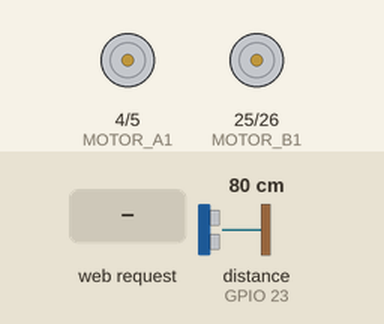
Recording of a sketch running on a simulated ESP32. Shown: motor-driver pin pairs drawn as motors (green arrow = first pin HIGH = forward, orange = second pin HIGH = backward, longer = more drive). Wiring (inferred from the names in the program): ultrasonic range finder: trigger GPIO 19; echo GPIO 23. The test bench sets the inputs (shaded band); at power-on: distance to the obstacle (sensor on GPIO 23) 80 cm. The echo pulse lasts 58.3 µs per cm; what the sketch prints to the serial monitor is not drawn.

Above: at 1.2 s.
1.3 s: HTTP request GET /auto?start=1 received
At 3.8 s:
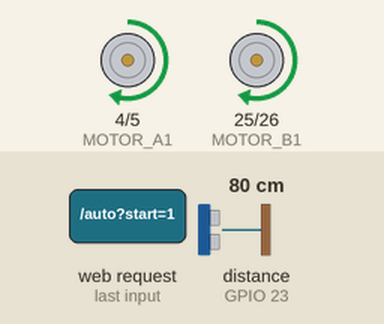
4.3 s: distance to the obstacle (sensor on GPIO 23) set to 12 cm
5.8 s: distance to the obstacle (sensor on GPIO 23) set to 9 cm
At 6.8 s:
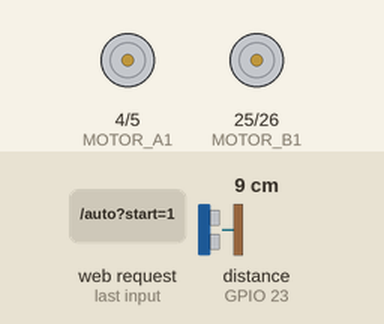
7.6 s: distance to the obstacle (sensor on GPIO 23) set to 4 cm
9.1 s: distance to the obstacle (sensor on GPIO 23) set to 2 cm
At 9.7 s:
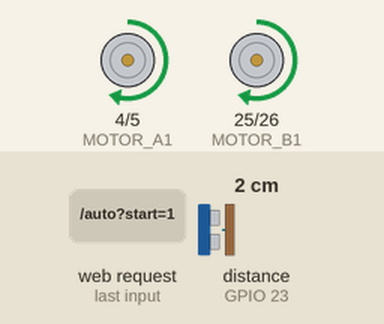
Timing chart, 0 to 12.1 s (numbered marks = the images above; inputs shaded):
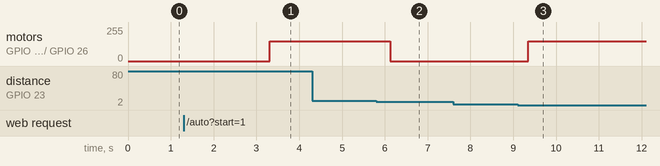

Measured:
- the behaviour switches between 11 and 10 cm on distance to the obstacle (sensor on GPIO 23) (found by bisection; images 1 and 2)
- the behaviour switches between 3 and 2 cm on distance to the obstacle (sensor on GPIO 23) (found by bisection; images 2 and 3)
- after the input at 1.3 s, motor on GPIO 4 (MOTOR_A1) / GPIO 5 (MOTOR_A2), motor on GPIO 25 (MOTOR_B1) / GPIO 26 (MOTOR_B2): stopped → forward 150/255 after 2.0 s
- after the input at 4.3 s, every drawn part: stays the same
- after the input at 5.8 s, motor on GPIO 4 (MOTOR_A1) / GPIO 5 (MOTOR_A2), motor on GPIO 25 (MOTOR_B1) / GPIO 26 (MOTOR_B2): forward 150/255 → stopped after 0.33 s
- after the input at 7.6 s, every drawn part: stays the same
- after the input at 9.1 s, motor on GPIO 4 (MOTOR_A1) / GPIO 5 (MOTOR_A2), motor on GPIO 25 (MOTOR_B1) / GPIO 26 (MOTOR_B2): stopped → forward 150/255 after 0.24 s

The sketch:

Task_7_Design_an_obstacle_avoidance_car_with_variable_speed.ino
```cpp
#include <WiFi.h>
#include <WiFiUdp.h>
#include <WebServer.h>

// Credenciales del AP
const char* ssid = "ESP32-Car";
const char* password = "12345678";

long timeToUpdate;

WiFiUDP udp;
WebServer server(80);
const unsigned int localPort = 4210;

// Pines motores
#define MOTOR_A1 4
#define MOTOR_A2 5
#define MOTOR_B1 25
#define MOTOR_B2 26

// Pines sensor HC-SR04
const int trigPin = 19;
const int echoPin = 23;

// PWM velocidades
#define PWM_SPEED       250
#define PWM_SPEED_GIRO  150
#define PWM_AUTO        150

// Estado del coche
bool movingForward = false;
bool movingBackward = false;
bool turningLeft = false;
bool turningRight = false;
bool modoAuto = false;

unsigned long lastCommandTime = 0;
const unsigned long timeoutInterval = 500;

float distanciaActual = 0;
unsigned long lastDistanceCheck = 0;

const int filterSize = 10;
float distanceBuffer[filterSize];
int bufferIndex = 0;
bool bufferFull = false;

// Web (la misma del canvas)
const char webpage[] PROGMEM = R"rawliteral(
<!DOCTYPE html>
<html>
<head>
    <title>ESP32 Car Control</title>
    <style>
        body { text-align: center; font-family: Arial, sans-serif; background: #f4f4f4; }
        .controls { display: grid; grid-template-columns: repeat(3, 80px); gap: 10px; justify-content: center; margin-top: 20px; }
        button { width: 80px; height: 80px; font-size: 24px; border-radius: 8px; border: none; box-shadow: 2px 2px 5px rgba(0,0,0,0.2); cursor: pointer; }
        #autoButtons { margin-top: 30px; }
    </style>
</head>
<body>
    <h2>ESP32 Car Control</h2>
    <p><strong>Distance:</strong> <span id="dist">-</span> cm</p>

    <div class="controls">
        <div></div><button id="btnW" onmousedown="sendCommand('W', true)" onmouseup="sendCommand('W', false)">W</button><div></div>
        <button id="btnA" onmousedown="sendCommand('A', true)" onmouseup="sendCommand('A', false)">A</button>
        <button id="btnS" onmousedown="sendCommand('S', true)" onmouseup="sendCommand('S', false)">S</button>
        <button id="btnD" onmousedown="sendCommand('D', true)" onmouseup="sendCommand('D', false)">D</button>
    </div>

    <div id="autoButtons">
        <button onclick="toggleAuto(true)" style="background-color: #4CAF50; color: white; width:160px; height:60px; font-size:20px;">Start Auto Mode</button>
        <button onclick="toggleAuto(false)" style="background-color: #f44336; color: white; width:160px; height:60px; font-size:20px;">Stop Auto Mode</button>
    </div>

    <script>
        let autoMode = false;

        function sendCommand(cmd, state) {
            if (autoMode) return;
            fetch(`/cmd?key=${cmd}&state=${state}`);
        }

        function toggleAuto(start) {
            autoMode = start;
            fetch(`/auto?start=${start ? 1 : 0}`);
        }

        document.addEventListener("keydown", (event) => {
            const key = event.key.toUpperCase();
            if (["W", "A", "S", "D"].includes(key) && !autoMode) {
                sendCommand(key, true);
            }
        });

        document.addEventListener("keyup", (event) => {
            const key = event.key.toUpperCase();
            if (["W", "A", "S", "D"].includes(key) && !autoMode) {
                sendCommand(key, false);
            }
        });

        setInterval(() => {
            fetch("/dist").then(res => res.text()).then(d => {
                document.getElementById("dist").innerText = d;
            });
        }, 500);
    </script>
</body>
</html>
)rawliteral";

// --- Setup ---
void setup() {
    Serial.begin(115200);
    Serial.println("ESP32 Starting!");

    WiFi.softAP(ssid, password);
    Serial.println("AP iniciado: " + WiFi.softAPIP().toString());

    udp.begin(localPort);

    pinMode(MOTOR_A1, OUTPUT);
    pinMode(MOTOR_A2, OUTPUT);
    pinMode(MOTOR_B1, OUTPUT);
    pinMode(MOTOR_B2, OUTPUT);
    pinMode(trigPin, OUTPUT);
    pinMode(echoPin, INPUT);

    stopMotors();

    server.on("/", []() {
        server.send_P(200, "text/html", webpage);
    });

    server.on("/cmd", []() {
        if (server.hasArg("key") && server.hasArg("state")) {
            modoAuto = false;
            char cmd = server.arg("key")[0];
            bool state = server.arg("state") == "true";
            updateMovement(cmd, state);
            lastCommandTime = millis();
        }
        server.send(204, "text/plain", "");

        Serial.print("Comando recibido: ");
        Serial.print(server.arg("key"));
        Serial.print(" -> ");
        Serial.println(server.arg("state"));

    });

    server.on("/auto", []() {
        if (server.hasArg("start")) {
            modoAuto = (server.arg("start") == "1");
            Serial.println(modoAuto ? "🚗 AUTO Mode ON" : "🛑 AUTO Mode OFF");
            delay(2000);
            stopMotors();
            server.send(200, "text/plain", "OK");
        }
    });

    server.on("/dist", []() {
        server.send(200, "text/plain", String(distanciaActual, 1));
    });

    server.begin();
}

// --- Loop ---
void loop() {
    server.handleClient();

    if (millis() - lastDistanceCheck > 400) {
        distanciaActual = measureDistance();
        lastDistanceCheck = millis();
    }

    // Auto Mode
    if (modoAuto) {
        if (distanciaActual >= 10.0) {
            analogWrite(MOTOR_A1, PWM_AUTO);
            analogWrite(MOTOR_A2, 0);
            analogWrite(MOTOR_B1, PWM_AUTO);
            analogWrite(MOTOR_B2, 0);
        } else {
            stopMotors();
        }
    }

    // Freno de seguridad
    if (!modoAuto && millis() - lastCommandTime > timeoutInterval) {
        stopMotors();
    }


}

void updateMovement(char command, bool state) {
    if (state) {
        movingForward = false;
        movingBackward = false;
        turningLeft = false;
        turningRight = false;
    }

    switch (command) {
        case 'W': movingForward = state; break;
        case 'S': movingBackward = state; break;
        case 'A': turningLeft = state; break;
        case 'D': turningRight = state; break;
        case 'X': stopMotors(); return;
    }

    applyMotorMovement();
}

void applyMotorMovement() {
    if (movingForward) {
        analogWrite(MOTOR_A1, PWM_SPEED);
        analogWrite(MOTOR_A2, 0);
        analogWrite(MOTOR_B1, PWM_SPEED);
        analogWrite(MOTOR_B2, 0);
    } else if (movingBackward) {
        analogWrite(MOTOR_A1, 0);
        analogWrite(MOTOR_A2, PWM_SPEED);
        analogWrite(MOTOR_B1, 0);
        analogWrite(MOTOR_B2, PWM_SPEED);
    } else if (turningLeft) {
        analogWrite(MOTOR_A1, 0);
        analogWrite(MOTOR_A2, PWM_SPEED_GIRO);
        analogWrite(MOTOR_B1, PWM_SPEED_GIRO);
        analogWrite(MOTOR_B2, 0);
    } else if (turningRight) {
        analogWrite(MOTOR_A1, PWM_SPEED_GIRO);
        analogWrite(MOTOR_A2, 0);
        analogWrite(MOTOR_B1, 0);
        analogWrite(MOTOR_B2, PWM_SPEED_GIRO);
    } else {
        stopMotors();
    }
}

void stopMotors() {
    analogWrite(MOTOR_A1, 0);
    analogWrite(MOTOR_A2, 0);
    analogWrite(MOTOR_B1, 0);
    analogWrite(MOTOR_B2, 0);
}

float filteredDistance = 0; // global

float measureDistance() {
  digitalWrite(trigPin, LOW);
  delayMicroseconds(5);
  digitalWrite(trigPin, HIGH);
  delayMicroseconds(10);
  digitalWrite(trigPin, LOW);

  long duration = pulseIn(echoPin, HIGH, 30000);
  float raw = duration * 0.034 / 2;

  if (raw < 2 || raw > 400) raw = 999;

  const float alpha = 0.4;
  filteredDistance = (alpha * raw) + (1 - alpha) * filteredDistance;

  return raw;
}
```
